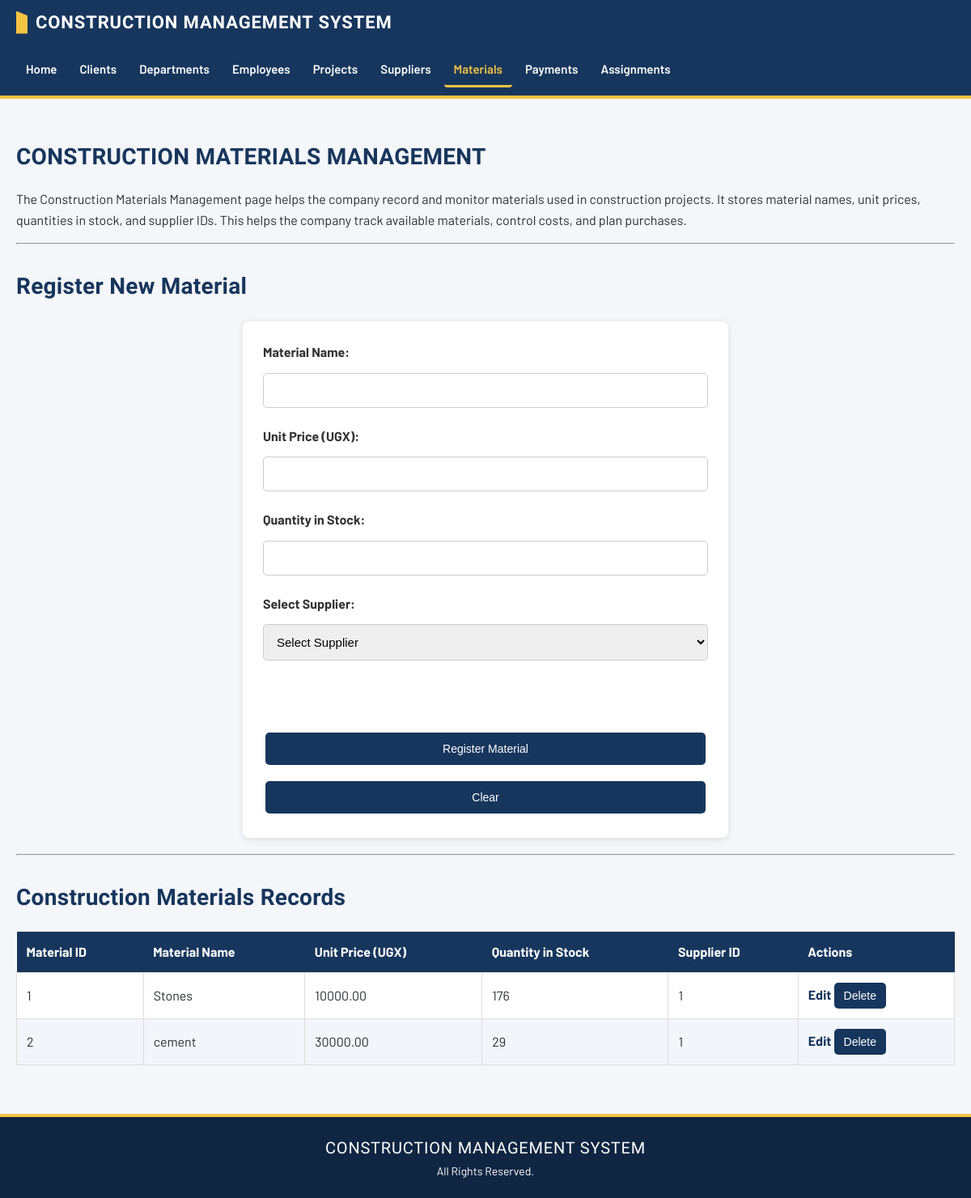
/materials/, run on the app's committed database.
### myapp/models.py (models this page shows, shortened)
class materials(models.Model):
    MaterialName = models.CharField(max_length=150)
    UnitPrice = models.DecimalField(max_digits=12, decimal_places=2)
    QuantityInStock = models.IntegerField()
    Supplier = models.ForeignKey(
        supplier,
        on_delete=models.CASCADE
    )

### myapp/views.py (the view, shortened to what this page needs)
# urls.py: path('materials/', views.materials_view, name='materials'),
def materials_view(request):
    all_materials = materials.objects.all()
    all_suppliers = supplier.objects.all()
    return render(request, 'materials.html', {
        'materials': all_materials,
        'suppliers': all_suppliers
    })

### myapp/templates/materials.html (shortened to what this page needs)
{% extends 'base.html' %}
{% block content %}
<h2>CONSTRUCTION MATERIALS MANAGEMENT</h2>
<p>
    The Construction Materials Management page helps the
    company record and monitor materials used in construction
    projects. It stores material names, unit prices, quantities
    in stock, and supplier IDs. This helps the company track
    available materials, control costs, and plan purchases.
</p>
<hr>
<h2>Register New Material</h2>
<form method="POST">
    <label for="material_name">Material Name:</label>
    <input type="text" id="material_name"
           name="MaterialName" required>
    <label for="unit_price">Unit Price (UGX):</label>
    <input type="number" id="unit_price"
           name="UnitPrice" min="0" step="0.01" required>
    <label for="quantity">Quantity in Stock:</label>
    <input type="number" id="quantity"
           name="QuantityInStock" min="0" required>
    <label for="supplier">Select Supplier:</label>
    <select id="supplier" name="Supplier" required>
        <option value="">Select Supplier</option>
    </select>
    <br><br>
    <button type="submit">Register Material</button>
    <button type="reset">Clear</button>
</form>
<hr>
<h2>Construction Materials Records</h2>
<table>
    <thead>
        <tr>
            <th>Material ID</th>
            <th>Material Name</th>
            <th>Unit Price (UGX)</th>
            <th>Quantity in Stock</th>
            <th>Supplier ID</th>
            <th>Actions</th>
        </tr>
    </thead>
    <tbody>
        {% for material in materials %}
        <tr>
            <td>{{ material.id }}</td>
            <td>{{ material.MaterialName }}</td>
            <td>{{ material.UnitPrice }}</td>
            <td>{{ material.QuantityInStock }}</td>
            <td>{{ material.Supplier_id }}</td>
            <td>
                <a href="{% url 'update_material' material.id %}">
                    Edit
                </a>
                <form method="POST"
                      action="{% url 'delete_material' material.id %}"
                      class="delete-form">
                    <button type="submit"
                            onclick="return confirm('Are you sure you want to delete this material?')">
                        Delete
                    </button>
                </form>
            </td>
        </tr>
        {% empty %}
        <tr>
            <td colspan="6">
                No materials registered yet.
            </td>
        </tr>
        {% endfor %}
    </tbody>
</table>
{% endblock %}

### myapp/static/style.css (style rules this page uses)
:root { --navy: #17365d; --navy-dark: #0f2542; --blue: #245a91; --safety: #f4c542; --paper: #f4f6f9; --ink: #2b2f36; --font-body: "Barlow", "Segoe UI", Arial, sans-serif; --font-display: "Barlow Condensed", "Arial Narrow", Arial, sans-serif; }
* { box-sizing: border-box; }
body { font-family: var(--font-body); background-color: var(--paper); color: var(--ink); margin: 0; padding: 0; line-height: 1.6; }
h1, h2 { font-family: var(--font-display); color: var(--navy); letter-spacing: 0.01em; }
h2 { font-size: 28px; margin-top: 30px; margin-bottom: 15px; }
p { font-size: 16px; }
a { color: var(--navy); }
form { background-color: white; max-width: 600px; margin: 20px auto; padding: 25px; border-radius: 8px; box-shadow: 0 2px 8px rgba(0, 0, 0, 0.1); display: flex; flex-direction: column; gap: 10px; }
form label { display: block; font-weight: bold; color: #333; margin-bottom: 3px; }
form input[type="text"], form input[type="email"], form input[type="number"], form input[type="date"], form input[type="password"], form input[type="tel"], form select, form textarea { width: 100%; padding: 12px; border: 1px solid #ccc; border-radius: 5px; font-size: 15px; margin-bottom: 12px; }
form input::placeholder, form textarea::placeholder { color: #999; }
button, input[type="submit"], input[type="reset"] { background-color: var(--navy); color: white; padding: 12px 18px; border: none; border-radius: 5px; cursor: pointer; font-size: 14px; margin: 5px 3px; }
table { width: 100%; border-collapse: collapse; background-color: white; margin-top: 20px; overflow: hidden; }
th { background-color: var(--navy); color: white; padding: 12px; text-align: left; }
td { padding: 12px; border: 1px solid #ddd; }
tr:nth-child(even) { background-color: #f2f5f9; }
table a { color: var(--navy); font-weight: bold; text-decoration: none; }
.delete-form { display: inline; max-width: none; margin: 0; padding: 0; background: transparent; box-shadow: none; }
.delete-form button { margin: 0; padding: 8px 12px; }

### data on the page
materials: id "1", MaterialName "Stones", UnitPrice "10000.00", QuantityInStock "176", Supplier_id "1"
materials: id "2", MaterialName "cement", UnitPrice "30000.00", QuantityInStock "29", Supplier_id "1"
